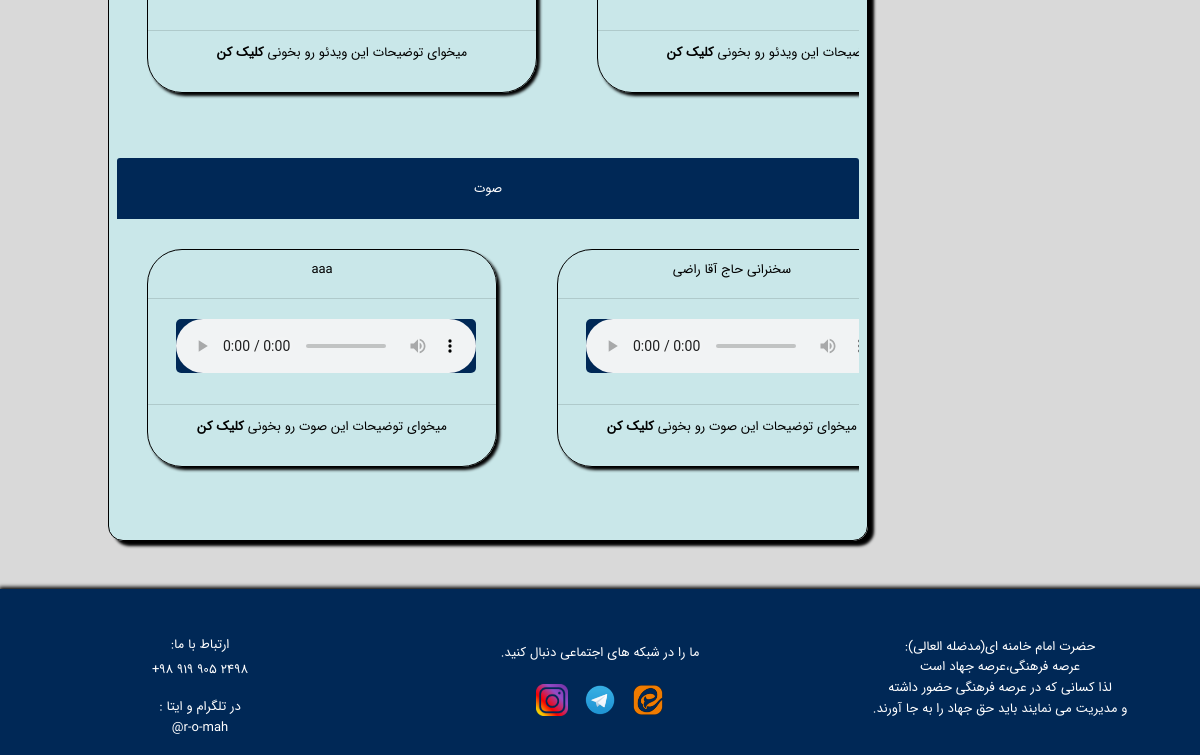
Before: / (signed in, lower part) with the older database file.
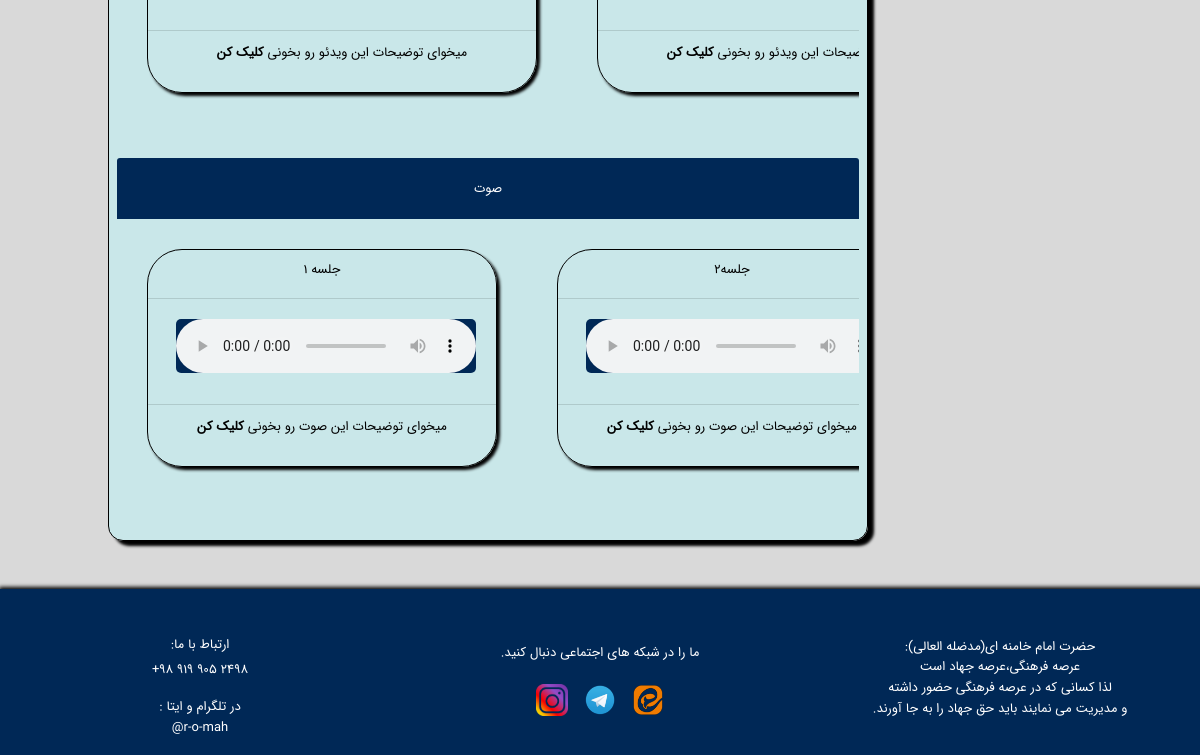
After: the same page with the newer database file.
### main/models.py (models this page shows, shortened)
class Video(models.Model):
    title = models.CharField(max_length=70, null=False, blank=False)
    description = models.TextField()
    file = models.FileField(upload_to="videos", null=False, blank=False)

class Voice(models.Model):
    title = models.CharField(max_length=70, null=False, blank=False)
    description = models.TextField()
    file = models.FileField(upload_to="voices", null=False, blank=False)

### main/views.py (the view)
# urls.py: path('', views.index, name="index") ,
@login_required(login_url="/admin/")
def index(request):
    home_page_information = get_object_or_404(GeneralInformation, id=1)
    stories = Story.objects.all()
    reports = Report.objects.all()
    videos = Video.objects.all()
    voices = Voice.objects.all()
    context ={
        "stories" : stories,
        "reports" : reports,
        "home_page_information" : home_page_information,
        "videos" : videos ,
        "voices" : voices
    }
    return render(request, 'landing.html', context)

### templates/landing.html (shortened to what the changed rows need)
<!DOCTYPE html>
{% load static %}
<html lang="fa" dir="rtl">
    <head>
      <link rel="stylesheet" href={% static "./css/bootstrap.min.css" %} >
        <link rel="stylesheet" href={% static "./css/all.css" %} >
      <link rel="stylesheet" href={% static "./css/styles.css" %} >
      <link rel="stylesheet" href={% static "./css/other-styles.css" %} >
    </head>
    <body>
           <div class="col ">
            <section class="section" >
              <div class="row container-fluid box-reports-news">
                  <div class="col-sm-8  mt-3 mr-3">
                        <div class="row reports-box p-2">
                          <div id="accordion">
                            <div class="accordion-box">
                            <div class="accordion-box" dir="ltr">
                              <div >
                                <div class="contain" dir="ltr">
                                  <div class="row_wrapper">
                                  <div class="row__inner">
                                  {% for video in videos %}
                                      <div class="card tile box-shadow-report-box">
                                        <div class="card-body align-content-center ml-2">
                                        </div>
                                        <div class="card-footer text-white">
                                          <p class="Description justify-content-around text-center " data-toggle="tooltip" title="{{video.description}}"> میخوای توضیحات این ویدئو رو بخونی
                                            <strong>کلیک کن</strong>
                                        </div>
                                      </div>
                                  {% endfor %}
                                  </div>
                                  </div>
                                </div>
                              </div>
                            </div>
                            <div class="accordion-box">
                              <div >
                                <div class="contain" dir="ltr">
                                  <div class="row_wrapper">
                                  <div class="row__inner">
                                  {% for voice in voices %}
                                      <div class="card tile box-shadow-report-box">
                                        <div class="card-header text-white justify-content-around text-center">
                                            <h5>{{voice.title}} </h5>
                                        </div>
                                        <div class="card-body align-content-center ml-2">
                                          <audio controls class="audio-landing" >
                                            <source src={{voice.file.url}} type="audio/mp4">
                                          </audio>
                                        </div>
                                        <div class="card-footer text-white">
                                          <p class="Description justify-content-around text-center " data-toggle="tooltip" title="{{voice.description}}"> میخوای توضیحات این صوت رو بخونی
                                            <strong>کلیک کن</strong>
                                        </div>
                                      </div>
                                  {% endfor %}
                                  </div>
                                  </div>
                                </div>
                              </div>
                          </div>
                          </div>
                        </div>
                  </div>
              </div>
            </section>
           </div>
    </body>
</html>

Changed rows visible on the page:
removed Voice: title "aaa"
removed Voice: title "سخنرانی حاج آقا راضی"
added Voice: title "جلسه 1"
added Voice: title "جلسه2"
